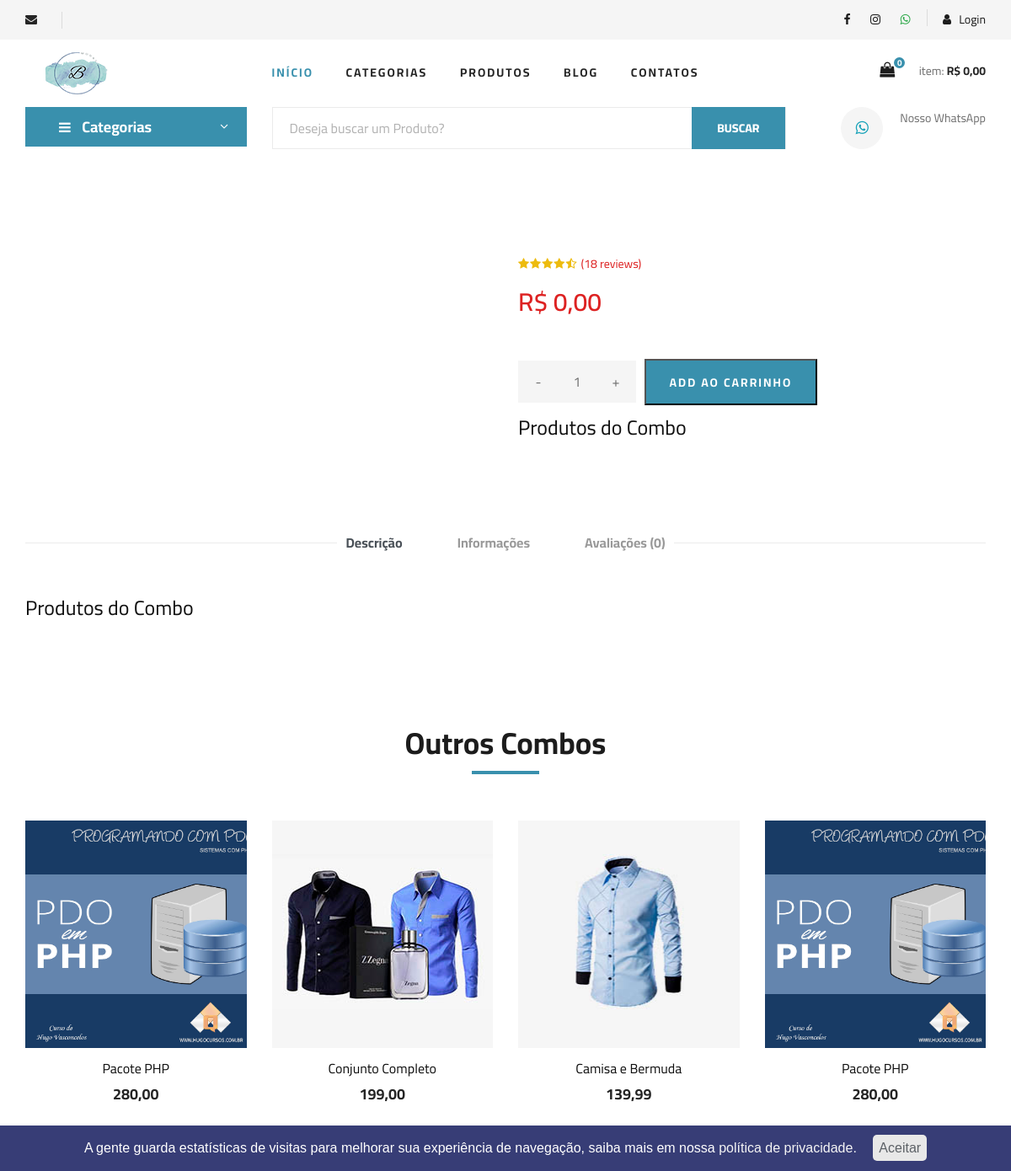
The app's page /combo.php with its own data.
### tables this page shows
CREATE TABLE `combos` (
  `id` int(11) NOT NULL AUTO_INCREMENT,
  `nome` varchar(100) NOT NULL,
  `nome_url` varchar(50) NOT NULL,
  `descricao` varchar(1000) NOT NULL,
  `descricao_longa` text NOT NULL,
  `valor` decimal(8,2) NOT NULL,
  `imagem` varchar(100) NOT NULL,
  `tipo_envio` int(1) NOT NULL,
  `palavras` varchar(250) NOT NULL,
  `ativo` varchar(5) NOT NULL,
  `peso` double(8,2) NOT NULL,
  `largura` double(8,2) NOT NULL,
  `altura` double(8,2) NOT NULL,
  `comprimento` double(8,2) NOT NULL,
  `valor_frete` decimal(10,2) DEFAULT NULL,
  `vendas` int(11) DEFAULT NULL,
  `link` varchar(150) DEFAULT NULL,
  PRIMARY KEY (`id`)
);

### combo.php (the view, shortened to what this page needs)
<?php
$produto_get = @$_GET['nome']; ?>
<?php
require_once 'cabecalho.php';
require_once 'cabecalho-busca.php';
$query = $pdo->query("SELECT * FROM combos where nome_url = '$produto_get' ");
$res = $query->fetchAll(PDO::FETCH_ASSOC);
$valor = $res[0]['valor'];
$id_produto = $res[0]['id'];
$valor = number_format($valor, 2, ',', '.');
?>
<section class="product-details spad">
    <div class="container">
        <div class="row">
            <div class="col-lg-6 col-md-6">
                <div class="product__details__pic">
                    <div class="product__details__pic__item">
                    </div>
                </div>
            </div>
            <div class="col-lg-6 col-md-6">
                <div class="product__details__text">
                    <div class="product__details__rating">
                        <i class="fa fa-star"></i>
                        <i class="fa fa-star"></i>
                        <i class="fa fa-star"></i>
                        <i class="fa fa-star"></i>
                        <i class="fa fa-star-half-o"></i>
                        <span>(18 reviews)</span>
                    </div>
                    <div class="product__details__price">R$ <?php echo $valor; ?></div>
                    <form method="post" id="form-add">
                        <div class="product__details__quantity">
                            <div class="quantity">
                                <div class="pro-qty">
                                    <input type="text" name="quantidade" value="1">
                                </div>
                            </div>
                        </div>
                        <button class="primary-btn" id="btn-add-car">ADD AO CARRINHO</button>
                    </form>
                    <h4 class="mt-2">Produtos do Combo</h4>
                  </div>
              </div>
          </div>
          <div class="row">
              <div class="col-lg-12">
                <div class="product__details__tab">
                    <ul class="nav nav-tabs" role="tablist">
                        <li class="nav-item">
                            <a class="nav-link active" data-toggle="tab" href="#tabs-1" role="tab"
                            aria-selected="true">Descrição</a>
                        </li>
                        <li class="nav-item">
                            <a class="nav-link" data-toggle="tab" href="#tabs-2" role="tab"
                            aria-selected="false">Informações</a>
                        </li>
                       <?php
                       $query = $pdo->query(
                           "SELECT * FROM avaliacoes where id_produto = '$id_produto' "
                       );
                       $res = $query->fetchAll(PDO::FETCH_ASSOC);
                       $total_aval = @count($res);
                       ?>
                        <li class="nav-item">
                            <a class="nav-link" data-toggle="tab" href="#tabs-3" role="tab"
                            aria-selected="false">Avaliações <span>(<?php echo $total_aval; ?>)</span></a>
                        </li>
                    </ul>
                    <div class="tab-content">
                        <div class="tab-pane active" id="tabs-1" role="tabpanel">
                            <div class="product__details__tab__desc">
                                <h4 class="mt-2 mb-4">Produtos do Combo</h4>
                            </div>
                        </div>
                    </div>
                </div>
            </div>
        </div>
    </div>
</section>
<section class="related-product">
    <div class="container">
        <div class="row">
            <div class="col-lg-12">
                <div class="section-title related__product__title">
                    <h2>Outros Combos</h2>
                </div>
            </div>
        </div>
        <div class="row">
            <div class="categories__slider owl-carousel">
                <?php
                $query = $pdo->query(
                    'SELECT * FROM combos order by id desc limit 10 '
                );
                $res = $query->fetchAll(PDO::FETCH_ASSOC);
                for ($i = 0; $i < count($res); $i++) {
                    $nome = $res[$i]['nome'];
                    $valor = $res[$i]['valor'];
                    $nome_url = $res[$i]['nome_url'];
                    $imagem = $res[$i]['imagem'];
                    $valor = number_format($valor, 2, ',', '.');
                    ?>
                  <div class="col-lg-3 col-md-4 col-sm-6 mix sapatos fresh-meat">
                      <div class="product__item">
                        <div class="product__item__pic set-bg" data-setbg="img/combos/<?php echo $imagem; ?>">
                            </div>
                            <div class="product__item__text">
                                <a href="combo-<?php echo $nome_url; ?>"><h6><?php echo $nome; ?></h6>
                                    <h5><?php echo $valor; ?></h5></a>
                                </div>
                            </div>
                        </div>
                    <?php
                }
                ?>
                </div>
            </div>
        </div>
    </section>
    <?php
    require_once 'rodape.php';
    ?>

### css/style.css (style rules this page uses)
html, body { height: 100%; font-family: "Cairo", sans-serif; -webkit-font-smoothing: antialiased; font-smoothing: antialiased; }
h1, h2, h3, h4, h5, h6 { margin: 0; color: #111111; font-weight: 400; font-family: "Cairo", sans-serif; }
h2 { font-size: 36px; }
h4 { font-size: 24px; }
h5 { font-size: 18px; }
h6 { font-size: 16px; }
ul, ol { padding: 0; margin: 0; }
.section-title { margin-bottom: 50px; text-align: center; }
.section-title h2 { color: #1c1c1c; font-weight: 700; position: relative; }
.section-title h2:after { position: absolute; left: 0; bottom: -15px; right: 0; height: 4px; width: 80px; background: #3990ad; content: ""; margin: 0 auto; }
.set-bg { background-repeat: no-repeat; background-size: cover; background-position: top center; }
.spad { padding-top: 100px; padding-bottom: 100px; }
.primary-btn { display: inline-block; font-size: 14px; padding: 10px 28px 10px; color: #ffffff; text-transform: uppercase; font-weight: 700; background: #3990ad; letter-spacing: 2px; }
.categories__slider .col-lg-3 { max-width: 100%; }
.product__item { margin-bottom: 50px; }
.product__item__pic { height: 270px; position: relative; overflow: hidden; }
.product__item__text { text-align: center; padding-top: 15px; }
.product__item__text h6 { margin-bottom: 10px; }
.product__item__text h5 { color: #252525; font-weight: 700; }
.product-details { padding-top: 80px; }
.product__details__pic__item { margin-bottom: 20px; }
.product__details__text .product__details__rating { font-size: 14px; margin-bottom: 12px; }
.product__details__text .product__details__rating i { margin-right: -2px; color: #EDBB0E; }
.product__details__text .product__details__rating span { color: #dd2222; margin-left: 4px; }
.product__details__text .product__details__price { font-size: 30px; color: #dd2222; font-weight: 600; margin-bottom: 15px; }
.product__details__text .primary-btn { padding: 16px 28px 14px; margin-right: 6px; margin-bottom: 5px; }
.product__details__quantity { display: inline-block; margin-right: 6px; }
.pro-qty { width: 140px; height: 50px; display: inline-block; position: relative; text-align: center; background: #f5f5f5; margin-bottom: 5px; }
.pro-qty input { height: 100%; width: 100%; font-size: 16px; color: #6f6f6f; width: 50px; border: none; background: #f5f5f5; text-align: center; }
.product__details__tab { padding-top: 85px; }
.product__details__tab .nav-tabs { border-bottom: none; justify-content: center; position: relative; }
.product__details__tab .nav-tabs:before { position: absolute; left: 0; top: 12px; height: 1px; width: 370px; background: #ebebeb; content: ""; }
.product__details__tab .nav-tabs:after { position: absolute; right: 0; top: 12px; height: 1px; width: 370px; background: #ebebeb; content: ""; }
.product__details__tab .nav-tabs li { margin-bottom: 0; margin-right: 65px; }
.product__details__tab .nav-tabs li:last-child { margin-right: 0; }
.product__details__tab .nav-tabs li a { font-size: 16px; color: #999999; font-weight: 700; border: none; border-top-left-radius: 0; border-top-right-radius: 0; padding: 0; }
.product__details__tab .product__details__tab__desc { padding-top: 44px; }
.related-product { padding-bottom: 30px; }
.related__product__title { margin-bottom: 70px; }
@media only screen and (min-width: 1200px) { .container { max-width: 1170px; } }

### records on screen
combos: shows a picture, nome "Pacote PHP", valor "280,00"
combos: shows a picture, nome "Conjunto Completo", valor "199,00"
combos: shows a picture, nome "Camisa e Bermuda", valor "139,99"

### other values on screen
$linhas "0"
$total_c "0,00"
$valor "0,00"
$total_aval "0"
